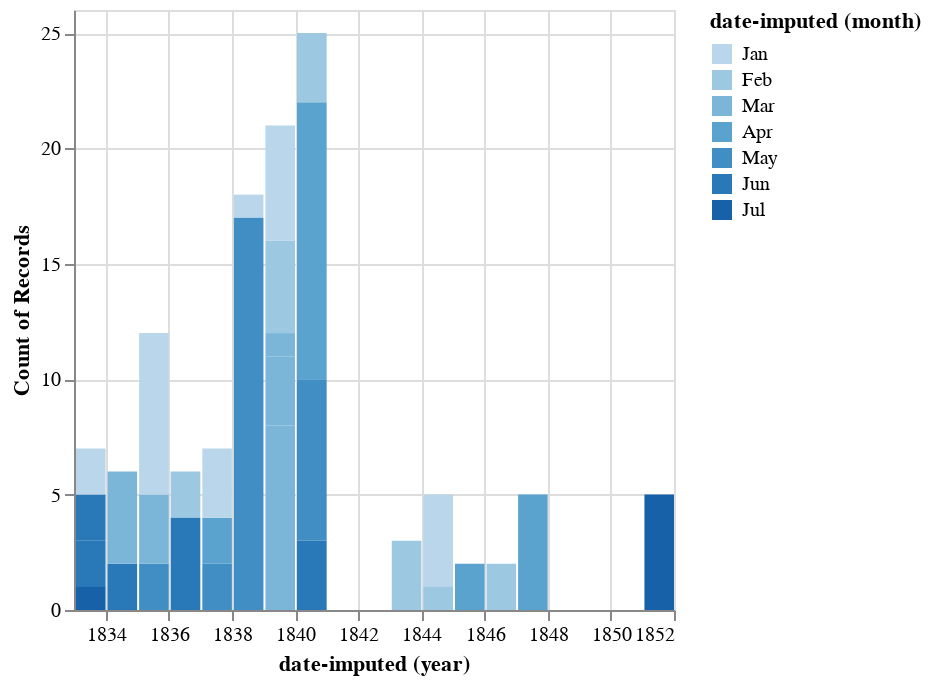

Source (notebook cell):
### Markdown cell above
His parties were relatively intimate -- the biggest parties we see had 25 attendees, in 1839 and 1840.

### Code cell
# try breaking it out by month, but then we need to remember that anything Jan 01 is a dummy date...
alt.Chart(parties).mark_bar().encode(
    alt.X("year(date-imputed):T"),
    alt.Y("count(guest)"),
    color=alt.Color("month(date-imputed):O"),
    tooltip=["date-imputed", "count(guest)"]
)
